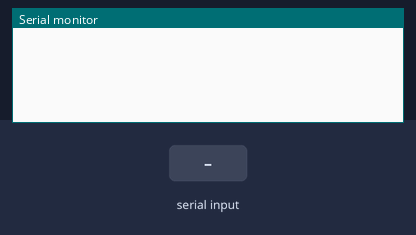
The sketch below on a simulated Arduino Uno, built with avr-gcc and run on an emulated ATmega328P. On the bench: the last lines printed to the serial monitor. The test bench sets the inputs (shaded band).

Above: at 1.2 s.
1.3 s: "60044503EA" received over the second serial link
At 1.8 s:
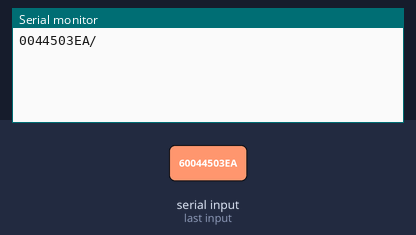
2.8 s: "6004715845" received over the second serial link
At 4.1 s:
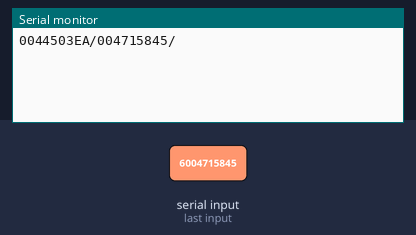

The sketch:

ArduinoRFID.ino
```cpp
// Bleu : 2005651343
// Jaune : 6003C35647
// Rouge : 200561B743
// Carte Id 542 : 60044503EA
// Carte ID 508 : 6004715845

#include <SoftwareSerial.h>

SoftwareSerial rfid(2, 3);

unsigned char buffer[14];
int count=0;


int Button1 = 8; // button3
int Button2 = 9; // button2


String rep;  // L'element de repoonse au passage de la carte

// RFID functions:
void clearBufferArray()              // function to clear buffer array
{
  for (int i=0; i<count;i++)
  {
    buffer[i]=NULL;
  }                  // clear all index of array with command NULL
}
String GetString(unsigned char* inStrReference)
{
  // convert unsigned char to string
  unsigned char* bufPtr = inStrReference;
  String newstring = (char*)bufPtr;
  return newstring;
}

String GetInfo(unsigned char buff[14], int count)
{
  // remove stx checksum and etx and get name;
  String value = GetString(buff).substring(1,11);
  //String temp = GetData(value);
  return value;
  //sd_card_write(temp + " » " +digitalClockDisplay());
}


void setup()
{
  // debutr de la communication série
  Serial.begin(9600);
  // start rfid:
  rfid.begin(9600);
}

unsigned char buff[64];

void loop()
{
  digitalWrite(Button1,LOW);
 digitalWrite(Button2,LOW);
  if(rfid.available()){
      while(rfid.available())
      {
        buffer[count++]=rfid.read();
        if(count == 64)break;
      }
      //print value:
      rep = GetInfo(buffer,count);
      Serial.print(rep);
      //Serial.print(rep);
      Serial.print("/");
      delay(1000);

      if (rep == "60044503EA"){
        digitalWrite(Button1,HIGH);
delay(2000);
      }
      if (rep == "6004715845"){
        digitalWrite(Button2,HIGH);
delay(2000);
      }
      clearBufferArray();
      count = 0;
    }
}
```

Measured:
- after the input at 1.3 s, the serial monitor: prints a new line at once (image 1)
- after the input at 2.8 s, the serial monitor: prints a new line at once (image 2)
